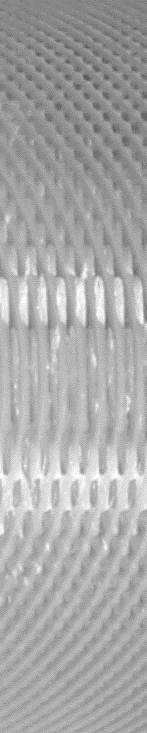
%> input picture realimg.png, 147 x 733 px
$ octave code_for_all_curves.m   (GNU Octave 9; MATLAB toolbox functions it lacks are replaced by stand-ins)
%> lines starting %> are read from the running program, lines starting %| are printed output that depends on the picture; in (x1, y1, x2, y2) boxes, pixels count from 0 and x2, y2 are one past the last pixel; in counts of white or black regions, pixels touching at a corner belong together; the program's own positions count from 1
clc;
i = imread('E:\BTP_4thSEM\realimg.png');
%> i is the input picture: size 733x147x3 uint8; min 85, max 254, mean 168.6
I = rgb2gray(i);
binaryImage = edge(I,'canny');
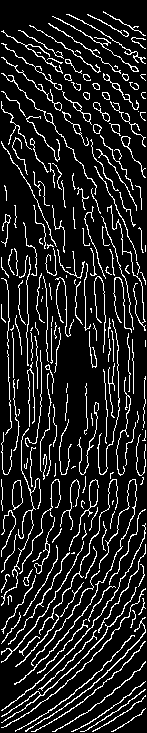
%> binaryImage: size 733x147 logical; 13.1% white in thin lines or dots
%binaryImage = grayImage(:,:,1) > 200;
% Crop off huge white frame surrounding the image.
%binaryImage = binaryImage(46:1058, 1094:1295);
subplot(1, 2, 1);
imshow(binaryImage);
fontSize = 15;
title('Binary Image', 'FontSize', fontSize);

% Label each blob with 8-connectivity, so we can make measurements of it
[labeledImage, numberOfBlobs] = bwlabel(binaryImage, 8);
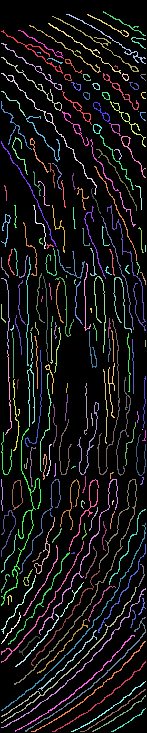
%> labeledImage: size 733x147 double; 214 distinct labels, from 0 to 213; one colour per label, 0 black
%> numberOfBlobs = 213
% Apply a variety of pseudo-colors to the regions.
coloredLabelsImage = label2rgb (labeledImage, 'hsv', 'k', 'shuffle');
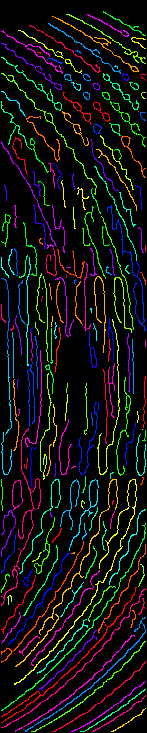
%> coloredLabelsImage: size 733x147x3 uint8; mean R, G, B 17.8, 17.5, 15.6
% Display the pseudo-colored image.
subplot(1, 2, 2);
imshow(coloredLabelsImage);
title('Labeled Image', 'FontSize', fontSize);
impixelinfo
% Get all the blob properties.  Can only pass in originalImage in version R2008a and later.
blobMeasurements = regionprops(labeledImage, 'all');
%> blobMeasurements = 213 regions; largest, box (x1, y1, x2, y2), Area, Centroid, MajorAxisLength, MinorAxisLength and Eccentricity: (14, 479, 137, 685) 436 [96 575.1] 277 29.96 0.994, (1, 428, 41, 606) 340 [24.6 521] 185.3 28.81 0.988, (1, 587, 137, 723) 316 [66.6 668.2] 226.1 16.65 0.997
numberOfBlobs = size(blobMeasurements, 1);
